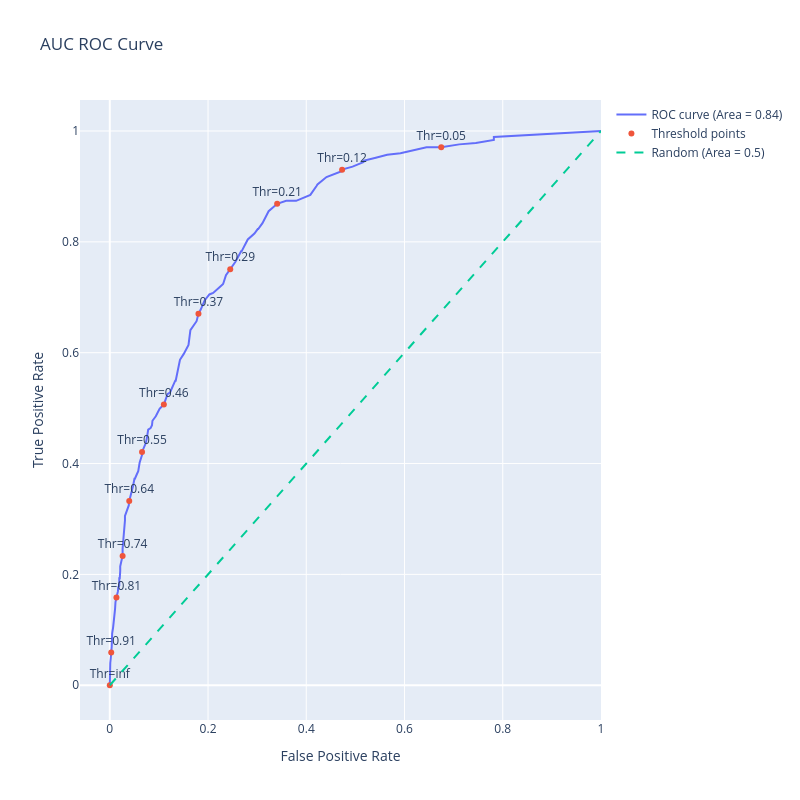

This figure's notebook cell:
### Code cell
import plotly.graph_objects as go
import numpy as np
from sklearn.metrics import roc_auc_score

# Assuming fpr, tpr, thresholds are already calculated as before
fpr, tpr, thresholds = roc_curve(y_test, y_prob)

# Calculate the AUC (Area Under the Curve)
roc_auc = roc_auc_score(y_test, y_prob)

# Generate a trace for ROC curve
trace0 = go.Scatter(
    x=fpr,
    y=tpr,
    mode='lines',
    name=f'ROC curve (Area = {roc_auc:.2f})'
)

# Only label every nth point to avoid cluttering
n = 10
indices = np.arange(len(thresholds)) % n == 0  # Choose indices where index mod n is 0

trace1 = go.Scatter(
    x=fpr[indices],
    y=tpr[indices],
    mode='markers+text',
    name='Threshold points',
    text=[f"Thr={thr:.2f}" for thr in thresholds[indices]],
    textposition='top center'
)

# Diagonal line
trace2 = go.Scatter(
    x=[0, 1],
    y=[0, 1],
    mode='lines',
    name='Random (Area = 0.5)',
    line=dict(dash='dash')
)

data = [trace0, trace1, trace2]

# Define layout with square aspect ratio
layout = go.Layout(
    title='AUC ROC Curve',
    xaxis=dict(title='False Positive Rate'),
    yaxis=dict(title='True Positive Rate'),
    autosize=False,
    width=800,
    height=800,
    showlegend=True
)

# Define figure and add data
fig = go.Figure(data=data, layout=layout)

# Show figure
fig.show()

### Figure 1 — Plotly figure (JSON) as saved in the notebook; plotly's stock layout.template omitted (floating-point values rounded to 4 significant figures)
{"data": [{"mode": "lines", "name": "ROC curve (Area = 0.84)", "type": "scatter", "x": [0.0, 0.0, 0.0, 0.0, 0.0, 0.0, 0.0009653, 0.001931, 0.001931, 0.002896, 0.002896, 0.003861, 0.003861, 0.004826, 0.006757, 0.008687, 0.008687, 0.01062, 0.01158, 0.01255, 0.01351, 0.01641, 0.01737, 0.01931, 0.01931, 0.01931, 0.02027, 0.02124, 0.02124, 0.02317, 0.02606, 0.02606, 0.02799, 0.02992, 0.02992, 0.03089, 0.03089, 0.03282, 0.03764, 0.03861, 0.03958, 0.04247, 0.04537, 0.0473, 0.05019, 0.05116, 0.05502, 0.05792, 0.06081, 0.06564, 0.06564, 0.06853, 0.07336, 0.07529, 0.07819, 0.08301, 0.08591, 0.08687, 0.09363, 0.1014, 0.11, 0.1178, 0.1226, 0.1332, 0.1342, 0.1429, 0.1506, 0.1602, 0.1641, 0.1766, 0.1805, 0.1853, 0.1931, 0.2027, 0.2095, 0.2104, 0.2239, 0.2297, 0.2307, 0.2365, 0.2452, 0.2558, 0.2674, 0.2683, 0.2809, 0.2944, 0.3012, 0.3021, 0.3108, 0.3234, 0.3407, 0.3591, 0.3793, 0.3948, 0.4083, 0.4208, 0.4218, 0.4228, 0.4411, 0.472, 0.473, 0.4942, 0.5164, 0.5164, 0.5415, 0.5647, 0.5917, 0.6187, 0.6429, 0.6448, 0.6747, 0.7104, 0.7114, 0.7452, 0.7819, 0.7819, 0.8436, 1.0], "y": [0.0, 0.005362, 0.01609, 0.02145, 0.02949, 0.03485, 0.04021, 0.04826, 0.0563, 0.0563, 0.05898, 0.06971, 0.09115, 0.09383, 0.1046, 0.118, 0.126, 0.1367, 0.1501, 0.1582, 0.1582, 0.1689, 0.1769, 0.1796, 0.1903, 0.193, 0.193, 0.2064, 0.2145, 0.2225, 0.2332, 0.2466, 0.2681, 0.2761, 0.2895, 0.2976, 0.3056, 0.311, 0.3244, 0.3244, 0.3324, 0.3432, 0.3485, 0.3592, 0.3727, 0.3727, 0.3807, 0.3861, 0.4021, 0.4155, 0.4209, 0.4263, 0.437, 0.445, 0.4611, 0.4638, 0.4692, 0.4772, 0.4853, 0.4987, 0.5067, 0.5255, 0.5282, 0.5496, 0.5496, 0.5871, 0.5979, 0.6139, 0.6408, 0.6568, 0.6702, 0.6783, 0.6944, 0.7051, 0.7078, 0.7078, 0.7185, 0.7239, 0.7239, 0.7399, 0.7507, 0.7641, 0.7828, 0.7828, 0.8043, 0.815, 0.8231, 0.8231, 0.8338, 0.8552, 0.8686, 0.874, 0.874, 0.8794, 0.8847, 0.9008, 0.9035, 0.9035, 0.9169, 0.9276, 0.9303, 0.9357, 0.9437, 0.9464, 0.9517, 0.9571, 0.9598, 0.9651, 0.9705, 0.9705, 0.9705, 0.9759, 0.9759, 0.9786, 0.9839, 0.9893, 0.992, 1.0]}, {"mode": "markers+text", "name": "Threshold points", "text": ["Thr=inf", "Thr=0.91", "Thr=0.81", "Thr=0.74", "Thr=0.64", "Thr=0.55", "Thr=0.46", "Thr=0.37", "Thr=0.29", "Thr=0.21", "Thr=0.12", "Thr=0.05"], "textposition": "top center", "type": "scatter", "x": [0.0, 0.002896, 0.01351, 0.02606, 0.03958, 0.06564, 0.11, 0.1805, 0.2452, 0.3407, 0.473, 0.6747], "y": [0.0, 0.05898, 0.1582, 0.2332, 0.3324, 0.4209, 0.5067, 0.6702, 0.7507, 0.8686, 0.9303, 0.9705]}, {"line": {"dash": "dash"}, "mode": "lines", "name": "Random (Area = 0.5)", "type": "scatter", "x": [0, 1], "y": [0, 1]}], "layout": {"autosize": false, "height": 800, "showlegend": true, "title": {"text": "AUC ROC Curve"}, "width": 800, "xaxis": {"title": {"text": "False Positive Rate"}}, "yaxis": {"title": {"text": "True Positive Rate"}}}}
